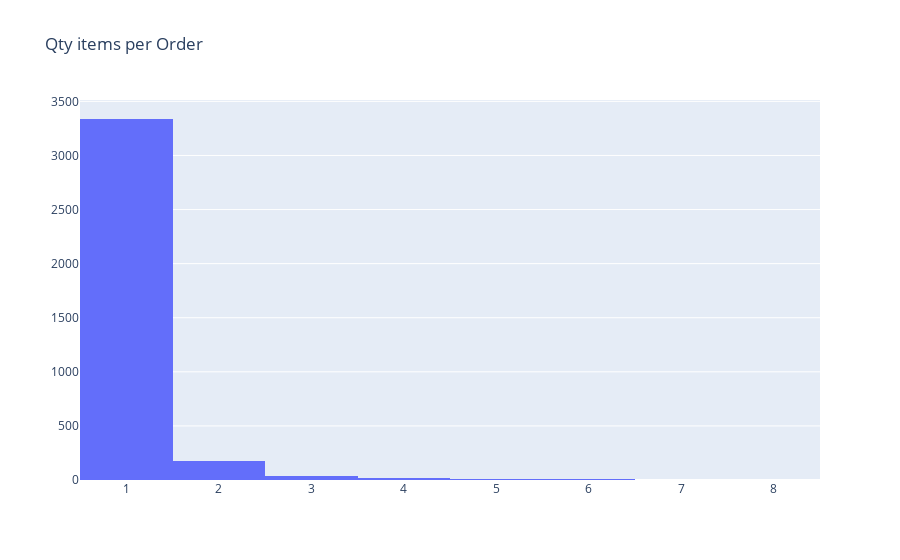

The cell this chart's notebook holds for it:
### Markdown cell above
### Distribution Items qty in orders

### Code cell
# Histogram of items by order
configure_plotly_browser_state()

data = [go.Histogram(x = df_initial.order_items_qty)]
layout = go.Layout(title = 'Qty items per Order')
fig = go.Figure(data = data, layout = layout)

py.iplot(fig)

### Figure 1 — Plotly figure (JSON) as saved in the notebook; plotly's stock layout.template omitted (floating-point values rounded to 4 significant figures; data arrays with more than 128 entries replaced by an {"elided": "..."} marker saying what was removed)
{"data": [{"x": {"elided": "3584 int values"}, "type": "histogram"}], "layout": {"title": {"text": "Qty items per Order"}}}
